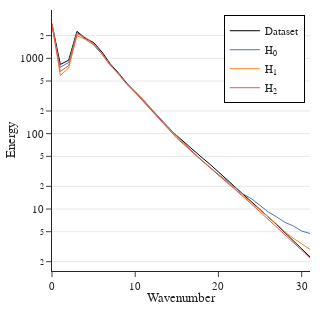

Write notebook code for a chart like this one.
### Code cell
fig = go.Figure()

type = 'Spectral'
show_model_list = ['Dataset', f'{type}_H0_reg', f'{type}_H1_reg', f'{type}_H2_reg']
colors = ['Black', default_colors[0], default_colors[1], default_colors[2]]
names = ['Dataset', 'H<sub>0</sub>', 'H<sub>1</sub>', 'H<sub>2</sub>']

for i, key in enumerate(show_model_list):
    fig.add_trace(go.Scatter(y=models[key]['spectrum'],
                             name=names[i], legendgroup=names[i],
                             mode='lines', line=dict(width=1, color=colors[i])
                             ))
fig.update_layout(
    font=font, template=template, plot_bgcolor='rgba(0,0,0,0)', showlegend=True if type == 'Spectral' else False,
    width=px_width/2, height = px_width/2, margin=dict(l=10, r=10, t=10, b=10),
    xaxis={'title_text':"Wavenumber", 'title_standoff':1, 'showgrid':False}, 
    yaxis={'title_text':"Energy", 'title_standoff':1, 'type':"log", 'showgrid':True},
    legend=dict(
        #itemsizing="constant",   # keep legend markers same size as trace
        x=0.98, y=0.98,
        xanchor="right", yanchor="top",
        orientation='v', tracegroupgap=0,
        bgcolor="rgba(255,255,255,1)",
        bordercolor="black",
        borderwidth=1
    )
)
fig.show()

fig.write_image(f"{figure_path}/MNO_KF40_KE_{type}.pdf")

### Figure 1 — Plotly figure (JSON) as saved in the notebook; plotly's stock layout.template omitted (floating-point values rounded to 4 significant figures)
{"data": [{"legendgroup": "Dataset", "line": {"color": "Black", "width": 1}, "mode": "lines", "name": "Dataset", "type": "scatter", "y": [2850.0, 828.7, 945.5, 2283.0, 1850.0, 1620.0, 1214.0, 843.7, 636.9, 465.3, 356.1, 271.7, 205.1, 154.3, 118.9, 93.84, 74.58, 59.72, 48.36, 39.08, 31.06, 24.46, 19.84, 15.76, 12.6, 9.854, 7.758, 6.206, 4.846, 3.818, 2.957, 2.314]}, {"legendgroup": "H<sub>0</sub>", "line": {"color": "#4C78A8", "width": 1}, "mode": "lines", "name": "H<sub>0</sub>", "type": "scatter", "y": [2693.0, 760.7, 882.1, 2215.0, 1797.0, 1507.0, 1133.0, 806.6, 621.2, 459.4, 360.7, 280.1, 209.9, 161.2, 121.8, 91.81, 72.93, 56.4, 44.33, 35.5, 28.75, 23.73, 19.35, 15.74, 13.6, 11.06, 9.108, 7.851, 6.639, 5.953, 5.106, 4.736]}, {"legendgroup": "H<sub>1</sub>", "line": {"color": "#F58518", "width": 1}, "mode": "lines", "name": "H<sub>1</sub>", "type": "scatter", "y": [2939.0, 592.0, 744.0, 2003.0, 1782.0, 1527.0, 1156.0, 809.7, 618.5, 454.3, 360.8, 278.1, 202.6, 158.1, 118.7, 90.64, 70.94, 55.1, 43.7, 35.19, 28.34, 23.0, 18.55, 14.89, 12.12, 9.704, 7.765, 6.298, 4.969, 4.078, 3.453, 2.91]}, {"legendgroup": "H<sub>2</sub>", "line": {"color": "#E45756", "width": 1}, "mode": "lines", "name": "H<sub>2</sub>", "type": "scatter", "y": [2686.0, 667.3, 801.6, 2120.0, 1899.0, 1561.0, 1162.0, 828.0, 619.2, 448.9, 349.5, 265.5, 198.6, 152.1, 114.4, 86.91, 69.42, 54.21, 43.67, 35.28, 27.81, 22.5, 18.15, 14.27, 11.51, 9.175, 7.237, 5.608, 4.511, 3.525, 2.805, 2.242]}], "layout": {"font": {"family": "Times New Roman", "size": 11}, "height": 312, "legend": {"bgcolor": "rgba(255,255,255,1)", "bordercolor": "black", "borderwidth": 1, "orientation": "v", "tracegroupgap": 0, "x": 0.98, "xanchor": "right", "y": 0.98, "yanchor": "top"}, "margin": {"b": 10, "l": 10, "r": 10, "t": 10}, "plot_bgcolor": "rgba(0,0,0,0)", "showlegend": true, "width": 312, "xaxis": {"showgrid": false, "title": {"standoff": 1, "text": "Wavenumber"}}, "yaxis": {"showgrid": true, "title": {"standoff": 1, "text": "Energy"}, "type": "log"}}}
